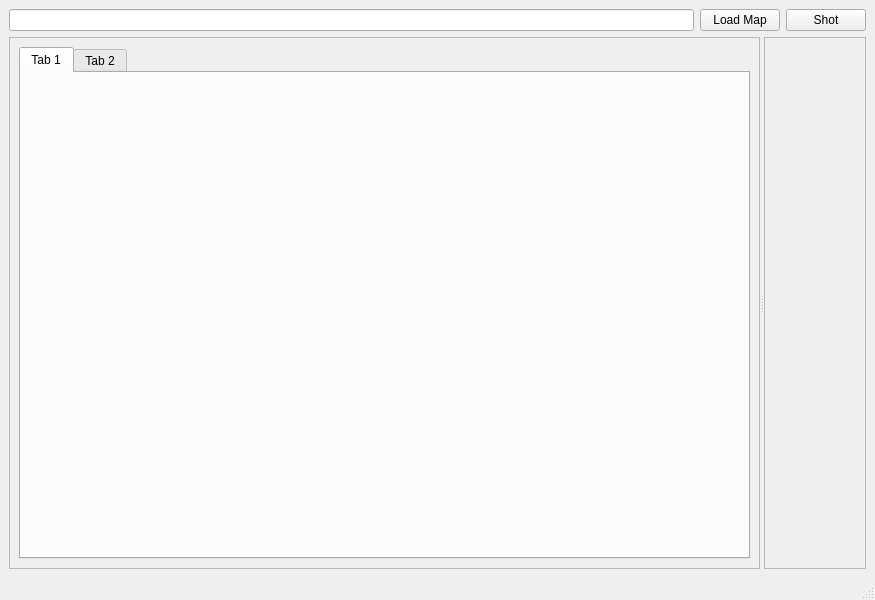
<?xml version="1.0" encoding="UTF-8"?>
<ui version="4.0">
 <class>MainWindow</class>
 <widget class="QMainWindow" name="MainWindow">
  <property name="geometry">
   <rect>
    <x>0</x>
    <y>0</y>
    <width>875</width>
    <height>600</height>
   </rect>
  </property>
  <property name="sizePolicy">
   <sizepolicy hsizetype="Preferred" vsizetype="Preferred">
    <horstretch>0</horstretch>
    <verstretch>0</verstretch>
   </sizepolicy>
  </property>
  <property name="acceptDrops">
   <bool>true</bool>
  </property>
  <property name="windowTitle">
   <string>MainWindow</string>
  </property>
  <widget class="QWidget" name="centralwidget">
   <property name="acceptDrops">
    <bool>true</bool>
   </property>
   <layout class="QGridLayout" name="gridLayout_2">
    <item row="2" column="0">
     <widget class="QSplitter" name="splitter">
      <property name="orientation">
       <enum>Qt::Horizontal</enum>
      </property>
      <widget class="QScrollArea" name="webView">
       <property name="widgetResizable">
        <bool>true</bool>
       </property>
       <widget class="QWidget" name="scrollAreaWidgetContents">
        <property name="geometry">
         <rect>
          <x>0</x>
          <y>0</y>
          <width>202</width>
          <height>266</height>
         </rect>
        </property>
        <layout class="QGridLayout" name="gridLayout_4">
         <item row="0" column="0">
          <widget class="QTabWidget" name="tabWidget">
           <property name="currentIndex">
            <number>0</number>
           </property>
           <widget class="QWidget" name="webViewTab">
            <attribute name="title">
             <string>Tab 1</string>
            </attribute>
           </widget>
           <widget class="QWidget" name="webImageTab">
            <attribute name="title">
             <string>Tab 2</string>
            </attribute>
            <layout class="QGridLayout" name="gridLayout_6">
             <item row="0" column="0">
              <widget class="imagecontrolhandler" name="webImageHandler" native="true">
               <property name="sizePolicy">
                <sizepolicy hsizetype="MinimumExpanding" vsizetype="MinimumExpanding">
                 <horstretch>0</horstretch>
                 <verstretch>1</verstretch>
                </sizepolicy>
               </property>
               <property name="minimumSize">
                <size>
                 <width>0</width>
                 <height>60</height>
                </size>
               </property>
              </widget>
             </item>
            </layout>
           </widget>
          </widget>
         </item>
        </layout>
       </widget>
      </widget>
      <widget class="QScrollArea" name="scrollArea">
       <property name="widgetResizable">
        <bool>true</bool>
       </property>
       <widget class="QWidget" name="scrollAreaWidgetContents_2">
        <property name="geometry">
         <rect>
          <x>0</x>
          <y>0</y>
          <width>647</width>
          <height>266</height>
         </rect>
        </property>
        <layout class="QGridLayout" name="gridLayout">
         <item row="0" column="0">
          <widget class="imagecontrolhandler" name="loadimagehandler" native="true"/>
         </item>
        </layout>
       </widget>
      </widget>
     </widget>
    </item>
    <item row="1" column="0">
     <layout class="QHBoxLayout" name="horizontalLayout">
      <item>
       <widget class="QLineEdit" name="lineEdit"/>
      </item>
      <item>
       <widget class="QPushButton" name="loadMap">
        <property name="text">
         <string>Load Map</string>
        </property>
       </widget>
      </item>
      <item>
       <widget class="QPushButton" name="shotBtn">
        <property name="text">
         <string>Shot</string>
        </property>
       </widget>
      </item>
     </layout>
    </item>
   </layout>
  </widget>
  <widget class="QMenuBar" name="menubar">
   <property name="geometry">
    <rect>
     <x>0</x>
     <y>0</y>
     <width>875</width>
     <height>18</height>
    </rect>
   </property>
  </widget>
  <widget class="QStatusBar" name="statusbar"/>
 </widget>
 <customwidgets>
  <customwidget>
   <class>imagecontrolhandler</class>
   <extends>QWidget</extends>
   <header>imagecontrolhandler.h</header>
   <container>1</container>
  </customwidget>
 </customwidgets>
 <resources/>
 <connections/>
</ui>
